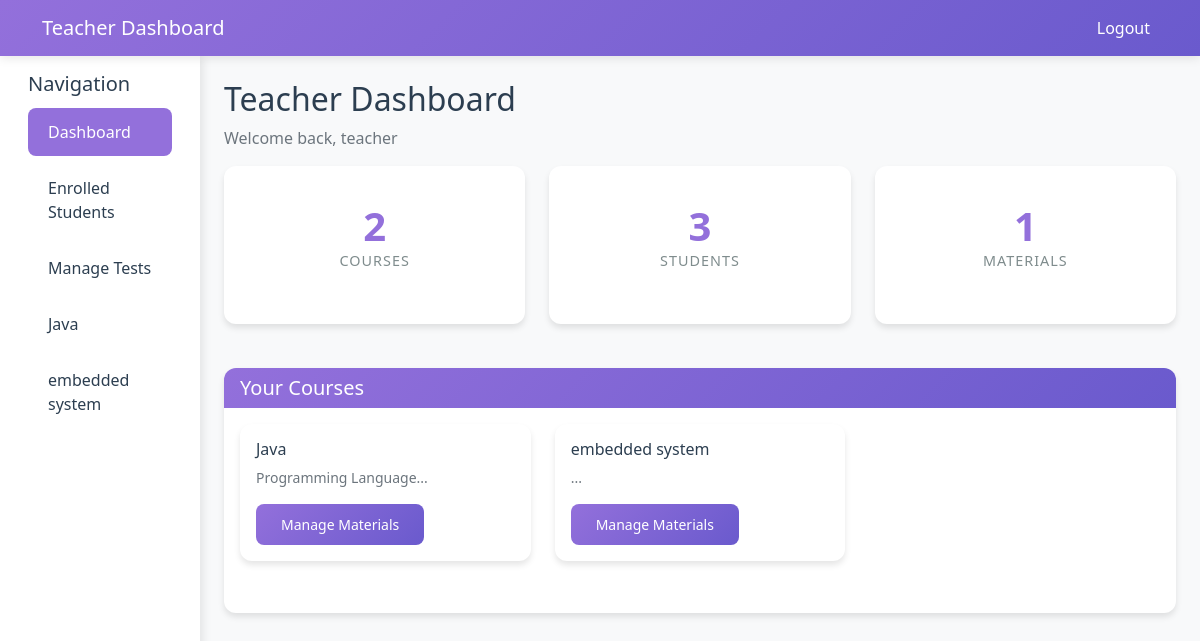
Page /teacher/dashboard (signed in) on the committed database.
### models.py (models this page shows, shortened)
class Course(db.Model):
    id = db.Column(db.Integer, primary_key=True)
    title = db.Column(db.String(200), nullable=False)
    description = db.Column(db.Text)
    teacher_id = db.Column(db.Integer, db.ForeignKey('teacher.id'), nullable=False)
    created_at = db.Column(db.DateTime, default=datetime.utcnow)
    materials = db.relationship('CourseMaterial', backref='course', lazy=True)
    enrollments = db.relationship('Enrollment', backref='course', lazy=True)
    tests = db.relationship('Test', backref='course', lazy=True)

class User(UserMixin, db.Model):
    id = db.Column(db.Integer, primary_key=True)
    username = db.Column(db.String(80), unique=True, nullable=False)
    email = db.Column(db.String(120), unique=True, nullable=False)
    password_hash = db.Column(db.String(128))
    role = db.Column(db.String(20), nullable=False)  # admin, teacher, student
    created_at = db.Column(db.DateTime, default=datetime.utcnow)
    teacher_profile = db.relationship('Teacher', backref='user', uselist=False)
    student_profile = db.relationship('Student', backref='user', uselist=False)

### app.py (the view)
@app.route('/teacher/dashboard')
@login_required
def teacher_dashboard():
    if current_user.role != 'teacher':
        flash('Access denied', 'error')
        return redirect(url_for('login'))
    teacher = Teacher.query.filter_by(user_id=current_user.id).first()
    courses = Course.query.filter_by(teacher_id=teacher.id).all()
    stats = {
        'courses': len(courses),
        'students': sum(len(course.enrollments) for course in courses),
        'materials': sum(len(course.materials) for course in courses)
    }
    return render_template('teacher/dashboard.html', stats=stats, courses=courses, theme_color=THEME_COLOR)

### app.py (called while the page is built)
@login_manager.user_loader
def load_user(user_id):
    return User.query.get(int(user_id))

### templates/teacher/dashboard.html (shortened to what this page needs)
<!DOCTYPE html>
<html lang="en">
<head>
    <link href="https://cdn.jsdelivr.net/npm/bootstrap@5.1.3/dist/css/bootstrap.min.css" rel="stylesheet">
    <link href="{{ url_for('static', filename='css/style.css') }}" rel="stylesheet">
</head>
<body>
    <nav class="navbar navbar-expand-lg navbar-dark">
        <div class="container">
            <a class="navbar-brand" href="#">Teacher Dashboard</a>
            <div class="navbar-nav ms-auto">
                <a class="nav-link" href="{{ url_for('logout') }}">Logout</a>
            </div>
        </div>
    </nav>
    <div class="container-fluid">
        <div class="row">
            <div class="col-md-3 col-lg-2 sidebar">
                <div class="p-3">
                    <h5>Navigation</h5>
                    <ul class="nav flex-column">
                        <li class="nav-item">
                            <a class="nav-link active" href="{{ url_for('teacher_dashboard') }}">Dashboard</a>
                        </li>
                        <li class="nav-item">
                            <a class="nav-link" href="{{ url_for('enrolled_students') }}">Enrolled Students</a>
                        </li>
						<li class="nav-item">
                            <a class="nav-link " href="{{ url_for('manage_tests') }}">Manage Tests</a>
                        </li>
                        {% for course in courses %}
                        <li class="nav-item">
                            <a class="nav-link" href="{{ url_for('manage_materials', course_id=course.id) }}">
                                {{ course.title }}
                            </a>
                        </li>
                        {% endfor %}
                    </ul>
                </div>
            </div>
            <div class="col-md-9 col-lg-10 ms-sm-auto px-4 py-4">
                <div class="row">
                    <div class="col-12">
                        <h2>Teacher Dashboard</h2>
                        <p class="text-muted">Welcome back, {{ current_user.username }}</p>
                    </div>
                </div>
                <div class="row">
                    <div class="col-md-4">
                        <div class="card stat-card">
                            <div class="card-body">
                                <h3 class="stat-number">{{ stats.courses }}</h3>
                                <p class="stat-label">Courses</p>
                            </div>
                        </div>
                    </div>
                    <div class="col-md-4">
                        <div class="card stat-card">
                            <div class="card-body">
                                <h3 class="stat-number">{{ stats.students }}</h3>
                                <p class="stat-label">Students</p>
                            </div>
                        </div>
                    </div>
                    <div class="col-md-4">
                        <div class="card stat-card">
                            <div class="card-body">
                                <h3 class="stat-number">{{ stats.materials }}</h3>
                                <p class="stat-label">Materials</p>
                            </div>
                        </div>
                    </div>
                </div>
                <div class="row mt-4">
                    <div class="col-12">
                        <div class="card">
                            <div class="card-header">
                                <h5 class="card-title mb-0">Your Courses</h5>
                            </div>
                            <div class="card-body">
                                {% if courses %}
                                    <div class="row">
                                        {% for course in courses %}
                                        <div class="col-md-6 col-lg-4 mb-3">
                                            <div class="card">
                                                <div class="card-body">
                                                    <h6 class="card-title">{{ course.title }}</h6>
                                                    <p class="card-text text-muted small">{{ course.description[:100] }}...</p>
                                                    <a href="{{ url_for('manage_materials', course_id=course.id) }}" class="btn btn-primary btn-sm">Manage Materials</a>
                                                </div>
                                            </div>
                                        </div>
                                        {% endfor %}
                                    </div>
                                {% else %}
                                    <p class="text-muted">No courses assigned yet.</p>
                                {% endif %}
                            </div>
                        </div>
                    </div>
                </div>
            </div>
        </div>
    </div>
</body>
</html>

### static/css/style.css (style rules this page uses)
:root { --primary-color: #9370DB; --primary-dark: #7B68EE; --primary-light: #AB9BFF; --secondary-color: #6A5ACD; --accent-color: #483D8B; --text-dark: #2C3E50; --text-light: #7F8C8D; --bg-light: #F8F9FA; --bg-white: #FFFFFF; --success-color: #28A745; --warning-color: #FFC107; --danger-color: #DC3545; --info-color: #17A2B8; }
body { font-family: 'Segoe UI', Tahoma, Geneva, Verdana, sans-serif; background-color: var(--bg-light); color: var(--text-dark); }
.navbar { background: linear-gradient(135deg, var(--primary-color), var(--secondary-color)); box-shadow: 0 2px 10px rgba(0,0,0,0.1); }
.navbar-brand, .navbar-nav .nav-link { color: white !important; font-weight: 500; }
.sidebar { background: var(--bg-white); min-height: calc(100vh - 56px); box-shadow: 2px 0 10px rgba(0,0,0,0.1); }
.sidebar .nav-link { color: var(--text-dark); padding: 12px 20px; border-radius: 8px; margin: 4px 0; transition: all 0.3s ease; }
.sidebar .nav-link:hover, .sidebar .nav-link.active { background-color: var(--primary-color); color: white; }
.card { border: none; border-radius: 12px; box-shadow: 0 4px 6px rgba(0,0,0,0.1); transition: transform 0.3s ease; margin-bottom: 20px; }
.card-header { background: linear-gradient(135deg, var(--primary-color), var(--secondary-color)); color: white; border-radius: 12px 12px 0 0 !important; border: none; }
.btn-primary { background: linear-gradient(135deg, var(--primary-color), var(--secondary-color)); border: none; border-radius: 8px; padding: 10px 25px; font-weight: 500; transition: all 0.3s ease; }
.stat-card { text-align: center; padding: 20px; }
.stat-number { font-size: 2.5rem; font-weight: bold; color: var(--primary-color); margin-bottom: 0; }
.stat-label { color: var(--text-light); font-size: 0.9rem; text-transform: uppercase; letter-spacing: 1px; }

### rows in the picture
Course: title "Java", description "Programming Language"
Course: title "embedded system"
User: username "teacher"

### other values in the picture
{{ stats.courses }} "2"
{{ stats.students }} "3"
{{ stats.materials }} "1"
